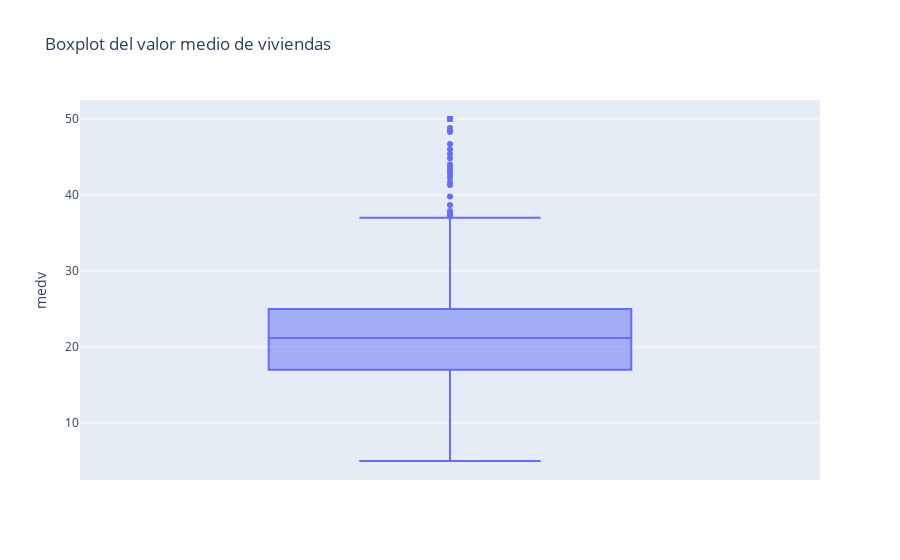

Notebook cell for this chart:
### Code cell
# Boxplot
px.box(df, y='medv', title='Boxplot del valor medio de viviendas').show()

### Figure 1 — Plotly figure (JSON) as saved in the notebook; plotly's stock layout.template omitted (floating-point values rounded to 4 significant figures; data arrays with more than 128 entries replaced by an {"elided": "..."} marker saying what was removed)
{"data": [{"alignmentgroup": "True", "hovertemplate": "medv=%{y}<extra></extra>", "legendgroup": "", "marker": {"color": "#636efa"}, "name": "", "notched": false, "offsetgroup": "", "orientation": "v", "showlegend": false, "type": "box", "x0": " ", "xaxis": "x", "y": {"elided": "506 float values"}, "y0": " ", "yaxis": "y"}], "layout": {"boxmode": "group", "legend": {"tracegroupgap": 0}, "title": {"text": "Boxplot del valor medio de viviendas"}, "xaxis": {"anchor": "y", "domain": [0, 1]}, "yaxis": {"anchor": "x", "domain": [0, 1], "title": {"text": "medv"}}}}
